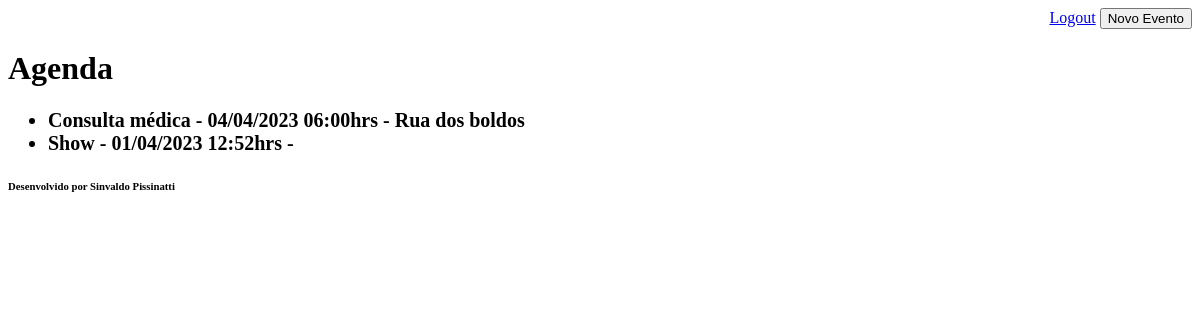
The page /agenda/ (signed in) on the database as committed earlier.
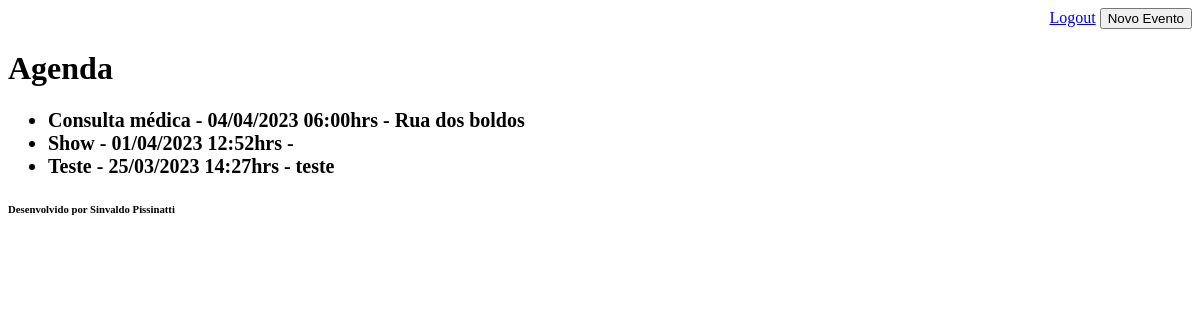
The same page on the database as committed later.
### core/models.py (models this page shows, shortened)
class Evento(models.Model):
    titulo = models.CharField(max_length=100)
    descricao = models.TextField(blank=True, null=True)
    data_evento = models.DateTimeField(verbose_name='Data do Evento')
    data_criacao = models.DateTimeField(auto_now=True)
    local = models.TextField()
    usuario = models.ForeignKey(User, on_delete=models.CASCADE)
    class Meta:
        db_table = 'evento'
    def get_data_evento(self):
        return self.data_evento.strftime('%d/%m/%Y %H:%Mhrs')

### core/views.py (the view)
# urls.py: path('agenda/', views.lista_eventos),
@login_required(login_url='/login/')
def lista_eventos(request):
    user = request.user
    eventos = Evento.objects.filter(usuario=user)
    dados = {'eventos' : eventos}
    return render(request, 'agenda.html', dados)

### templates/agenda.html
{% extends "model_page.html" %}
{% block content %}
    <div align="right">
        <a href="/logout">Logout</a>
        <a href="evento/">
        <button type="button">Novo Evento</button>
        </a>
    </div>
    <h1>Agenda</h1>
    <ul style="font-size: 20px;">
        {% for eventos in eventos %}
        <li>
            <b>{{eventos.titulo}} - {{eventos.get_data_evento}} - {{eventos.local}}</b>
        </li>
        {% endfor %}
    </ul>
{% endblock %}

Rows that differ between the two databases and show on the page:
added Evento: titulo "Teste", get_data_evento "25/03/2023 14:27hrs", local "teste"
